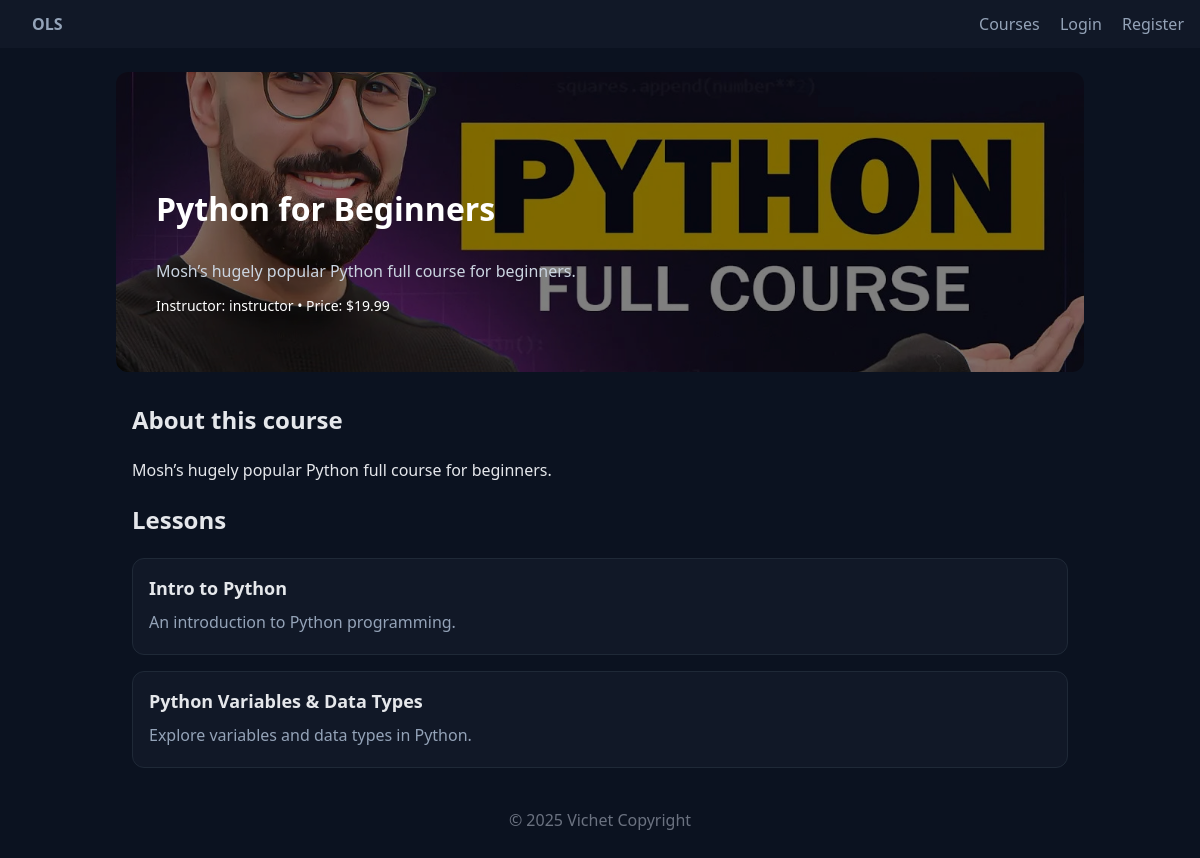
Screenshot of /courses/python-for-beginners/ with the database file from the repository.
### courses/models.py (models this page shows, shortened)
class Course(models.Model):
    title = models.CharField(max_length=200)
    slug = models.SlugField(max_length=220, unique=True, blank=True)
    description = models.TextField()
    price = models.DecimalField(max_digits=8, decimal_places=2, default=0)
    image = models.ImageField(upload_to='course_images/', blank=True, null=True)
    published = models.BooleanField(default=False)
    created_at = models.DateTimeField(auto_now_add=True)
    category = models.ForeignKey(Category, on_delete=models.SET_NULL, null=True, related_name='courses')
    instructor = models.ForeignKey('users.Instructor', on_delete=models.CASCADE, related_name='courses')
    tags = models.ManyToManyField(Tag, blank=True, related_name='courses')
    class Meta:
        ordering = ['-created_at']

### users/models.py (models this page shows, shortened)
class Instructor(models.Model):
    user = models.OneToOneField(settings.AUTH_USER_MODEL, on_delete=models.CASCADE)
    bio = models.TextField(blank=True)

class User(AbstractUser):
    STUDENT = 'student'
    INSTRUCTOR = 'instructor'
    EMPLOYEE = 'employee'
    ROLE_CHOICES = [
        (STUDENT, 'Student'),
        (INSTRUCTOR, 'Instructor'),
        (EMPLOYEE, 'Employee'),
    ]
    role = models.CharField(max_length=20, choices=ROLE_CHOICES)

### lessons/models.py (models this page shows, shortened)
class Lesson(models.Model):
    course = models.ForeignKey('courses.Course', on_delete=models.CASCADE, related_name='lessons')
    title = models.CharField(max_length=200)
    order = models.PositiveIntegerField(default=1)
    video_url = models.URLField(blank=True)  # or store video file if you want
    resource = models.FileField(upload_to='lesson_resources/', blank=True, null=True)
    content = models.TextField(blank=True)
    class Meta:
        ordering = ['order']
        unique_together = ('course', 'order')

### courses/views.py (the view)
# urls.py: path('<slug:slug>/', views.course_detail, name='course-detail'),
def course_detail(request, slug):
    course = get_object_or_404(Course, slug=slug, published=True)
    return render(request, 'courses/course_detail.html', {'course': course})

### courses/templates/courses/course_detail.html (shortened to what this page needs)
{% extends "base.html" %}
{% load static %}
{% block content %}
<div class="course-banner">
  {% if course.slug == "javascript-course-for-beginners" %}
    <img src="{% static 'img/js.jpg' %}" alt="JavaScript">
  {% elif course.slug == "python-for-beginners" %}
    <img src="{% static 'img/python.jpg' %}" alt="Python">
  {% elif course.image %}
    <img src="{{ course.image.url }}" alt="{{ course.title }}">
  {% else %}
    <img src="{% static 'img/default-course.png' %}" alt="No image">
  {% endif %}
  <div class="overlay">
    <h1>{{ course.title }}</h1>
    <p class="subtitle">{{ course.description|truncatechars:120 }}</p>
    <div class="meta">
      <span>Instructor: {{ course.instructor.user.username }}</span> •
      <span>Price: ${{ course.price }}</span>
    </div>
  </div>
</div>
<div class="course-detail container">
  <h2>About this course</h2>
  <p>{{ course.description }}</p>
  <h2>Lessons</h2>
  <div class="lessons-list">
    {% for lesson in course.lessons.all %}
      <div class="lesson-card">
        <h3>{{ lesson.title }}</h3>
        <p>{{ lesson.content|truncatechars:150 }}</p>
      </div>
    {% empty %}
      <p>No lessons added yet.</p>
    {% endfor %}
  </div>
</div>
{% endblock %}

### static/css/site.css (style rules this page uses)
:root { --bg:#0f172a;--panel:#111827;--muted:#94a3b8;--brand:#22c55e;--text:#e5e7eb; }
* { box-sizing:border-box }
body { margin:0;font:16px/1.5 system-ui,Segoe UI,Roboto;color:var(--text);background:#0b1220 }
.container { max-width:1000px;margin:24px auto;padding:0 16px }
.course-banner { position: relative; height: 300px; overflow: hidden; border-radius: 12px; margin-bottom: 30px; }
.course-banner img { width: 100%; height: 100%; object-fit: cover; filter: brightness(0.5); }
.course-banner .overlay { position: absolute; inset: 0; color: #fff; padding: 40px; display: flex; flex-direction: column; justify-content: flex-end; }
.course-banner h1 { font-size: 32px; margin-bottom: 10px; }
.course-banner .subtitle { font-size: 16px; color: #cbd5e1; margin-bottom: 12px; }
.course-banner .meta { font-size: 14px; margin-bottom: 16px; }
.lessons-list { display: grid; gap: 16px; margin-top: 20px; }
.lesson-card { background: var(--panel); border-radius: 12px; padding: 16px; border: 1px solid #1f2937; }
.lesson-card h3 { margin: 0 0 8px; font-size: 18px; color: var(--text); }
.lesson-card p { margin: 4px 0; color: var(--muted); }

### rows the page displays
Course: title "Python for Beginners", description "Mosh’s hugely popular Python full course for beginners.", instructor.user.username "instructor", price "19.99"
Lesson: title "Intro to Python", content "An introduction to Python programming."
Lesson: title "Python Variables & Data Types", content "Explore variables and data types in Python."
